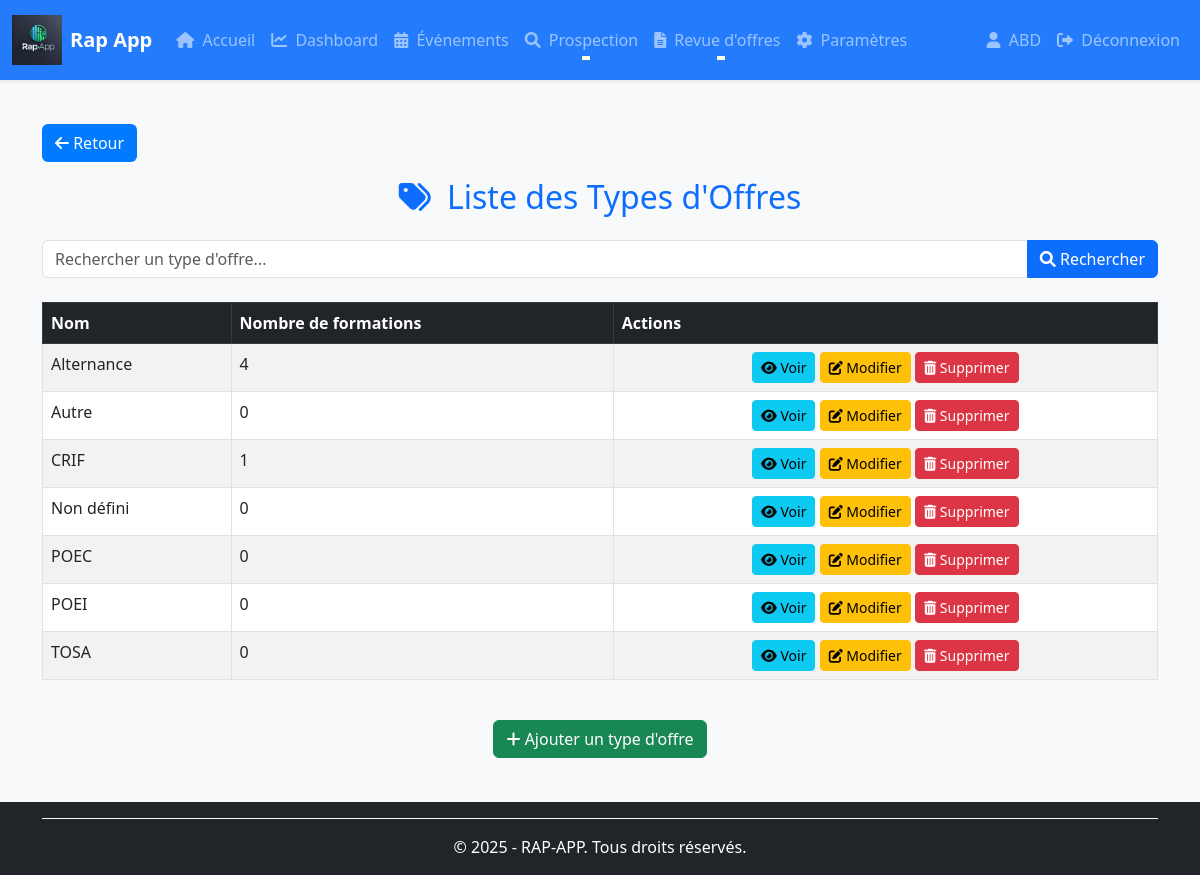
The page /types-offres/ (signed in) on the database its author committed.
### rap_app/models/types_offre.py (models this page shows, shortened)
class TypeOffre(BaseModel):
    CRIF = 'crif'
    ALTERNANCE = 'alternance'
    POEC = 'poec'
    POEI = 'poei'
    TOSA = 'tosa'
    AUTRE = 'autre'
    NON_DEFINI = 'non_defini'
    TYPE_OFFRE_CHOICES = [
        (CRIF, 'CRIF'),
        (ALTERNANCE, 'Alternance'),
        (POEC, 'POEC'),
        (POEI, 'POEI'),
        (TOSA, 'TOSA'),
        (AUTRE, 'Autre'),
        (NON_DEFINI, 'Non défini'),
    ]
    nom = models.CharField(
        max_length=100,
        choices=TYPE_OFFRE_CHOICES,
        default=NON_DEFINI,
        verbose_name="Type d'offre"
    )
    """
    Nom du type d'offre, avec une liste de choix prédéfinis.
    """
    autre = models.CharField(
        max_length=255,
        blank=True,  # Suppression de null=True pour éviter les valeurs NULL sur un CharField
        verbose_name="Autre (personnalisé)"
    )
    """
    Champ permettant de spécifier un type personnalisé si "Autre" est sélectionné.
    """
    couleur = models.CharField(
    max_length=7,
    default='#6c757d',  # Gris Bootstrap par défaut
    verbose_name="Couleur associée (hexadécimal)"
)
    """
    Champ permettant d'ajouter une couleur aux types d'offres.
    """
    def __str__(self):
        return self.autre if self.nom == self.AUTRE and self.autre else self.get_nom_display()
    class Meta:
        verbose_name = "Type d'offre"
        verbose_name_plural = "Types d'offres"
        ordering = ['nom']
        constraints = [
            models.UniqueConstraint(
                fields=['autre'],
                name='unique_autre_non_null',
                condition=models.Q(nom='autre', autre__isnull=False)
            )
        ]  # Empêche d'avoir plusieurs fois la même valeur personnalisée 'Autre'

### rap_app/views/types_offre_views.py (the view)
# urls.py: path('types-offres/', types_offre_views.TypeOffreListView.as_view(), name='type-offre-list'),
class TypeOffreListView(BaseListView):
    model = TypeOffre
    context_object_name = 'types_offre'
    template_name = "types_offres/typeoffre_list.html"
    def get_queryset(self):
        queryset = super().get_queryset().annotate(
            nb_formations=Count('formations')
        )
        q = self.request.GET.get('q')
        if q:
            queryset = queryset.filter(Q(nom__icontains=q) | Q(autre__icontains=q))
        return queryset.order_by('nom')
    def get_context_data(self, **kwargs):
        context = super().get_context_data(**kwargs)
        context['filters'] = {
            'q': self.request.GET.get('q', ''),
        }
        return context

### rap_app/templates/types_offres/typeoffre_list.html
{% extends "base.html" %}
{% block content %}
<div class="container mt-4">
    {% include "composants/bouton_retour.html" %}
    <h2 class="text-primary text-center mb-4"><i class="fas fa-tags me-2"></i> Liste des Types d'Offres</h2>
    <form method="GET" class="mb-4">
        <div class="input-group">
            <input type="text" name="q" class="form-control" value="{{ filters.q }}" placeholder="Rechercher un type d'offre...">
            <button type="submit" class="btn btn-primary"><i class="fas fa-search"></i> Rechercher</button>
        </div>
    </form>
    <div class="table-responsive">
        <table class="table table-striped table-bordered">
            <thead class="table-dark">
                <tr>
                    <th>Nom</th>
                    <th>Nombre de formations</th>
                    <th>Actions</th>
                </tr>
            </thead>
            <tbody>
                {% for type_offre in types_offre %}
                <tr>
                    <td>{{ type_offre }}</td>
                    <td>{{ type_offre.nb_formations }}</td>
                    <td class="text-center">
                        <a href="{% url 'type-offre-detail' type_offre.id %}" class="btn btn-info btn-sm">
                            <i class="fas fa-eye"></i> Voir
                        </a>
                        <a href="{% url 'type-offre-update' type_offre.id %}" class="btn btn-warning btn-sm">
                            <i class="fas fa-edit"></i> Modifier
                        </a>
                        <a href="{% url 'type-offre-delete' type_offre.id %}" class="btn btn-danger btn-sm">
                            <i class="fas fa-trash-alt"></i> Supprimer
                        </a>
                    </td>
                </tr>
                {% empty %}
                <tr>
                    <td colspan="3" class="text-center text-muted">Aucun type d'offre trouvé.</td>
                </tr>
                {% endfor %}
            </tbody>
        </table>
    </div>
    <div class="text-center mt-4">
        <a href="{% url 'type-offre-create' %}" class="btn btn-success">
            <i class="fas fa-plus"></i> Ajouter un type d'offre
        </a>
    </div>
</div>
{% endblock %}

### rap_app/templates/composants/navbar.html (shortened to what this page needs)
{% load static %}
<nav class="navbar navbar-expand-lg navbar-dark bg-primary shadow-sm sticky-top" id="mainNavbar">
  <div class="container-fluid">
    <a class="navbar-brand d-flex align-items-center" href="{% url 'home' %}">
      <img src="{% static 'images/logo.png' %}" alt="Logo Rap App" class="navbar-logo me-2">
      <span class="fw-bold">Rap App</span>
    </a>
    <div class="collapse navbar-collapse" id="navbarNav">
      <ul class="navbar-nav me-auto mb-2 mb-lg-0">
        <li class="nav-item"><a class="nav-link" href="{% url 'home' %}"><i class="fas fa-home me-1"></i> Accueil</a></li>
        <li class="nav-item"><a class="nav-link" href="{% url 'dashboard' %}"><i class="fas fa-chart-line me-1"></i> Dashboard</a></li>
        <li class="nav-item"><a class="nav-link" href="{% url 'evenement-list' %}"><i class="fas fa-calendar-alt me-1"></i> Événements</a></li>
        <li class="nav-item dropdown">
          <a class="nav-link dropdown-toggle" href="#" id="prospectionDropdown" role="button" data-bs-toggle="dropdown" aria-expanded="false">
            <i class="fas fa-search me-1"></i> Prospection
          </a>
        </li>
        <li class="nav-item dropdown">
          <a class="nav-link dropdown-toggle" href="#" id="revueOffresDropdown" role="button" data-bs-toggle="dropdown" aria-expanded="false">
            <i class="fas fa-file-alt me-1"></i> Revue d'offres
          </a>
        </li>
        <li class="nav-item"><a class="nav-link" href="{% url 'parametres' %}"><i class="fas fa-cog me-1"></i> Paramètres</a></li>
      </ul>
      <ul class="navbar-nav ms-auto mb-2 mb-lg-0">
        {% if user.is_authenticated %}
          <li class="nav-item">
            <a class="nav-link" href="{% url 'user-profile' %}"><i class="fas fa-user me-1"></i> {{ user.username }}</a>
          </li>
          <li class="nav-item">
            <a class="nav-link" href="{% url 'logout' %}"><i class="fas fa-sign-out-alt me-1"></i> Déconnexion</a>
          </li>
        {% else %}
          <li class="nav-item">
            <a class="nav-link" href="{% url 'login' %}"><i class="fas fa-sign-in-alt me-1"></i> Connexion</a>
          </li>
        {% endif %}
      </ul>
    </div>
  </div>
</nav>

### rap_app/templates/base.html (style rules this page uses)
:root { --primary-color: #007bff; --primary-hover-color: #0056b3; --navbar-height: 80px; --background-color: #f8f9fa; }
body { background-color: var(--background-color); display: flex; flex-direction: column; min-height: 100vh; }
.navbar { position: fixed; top: 0; left: 0; right: 0; z-index: 101; height: var(--navbar-height); }
.navbar-logo { height: 60px; width: auto; max-height: 100%; }

### rap_app/templates/composants/navbar.html (style rules this page uses)
.navbar-logo { height: 50px; width: auto; max-height: 100%; }
.navbar { min-height: 80px; transition: background-color 0.3s ease-in-out, box-shadow 0.3s ease-in-out; background-color: rgba(13, 110, 253, 0.9) !important; }
.navbar .nav-link { font-weight: 500; transition: color 0.2s, transform 0.2s; position: relative; }
.navbar .nav-link::after { content: ''; position: absolute; width: 0; height: 2px; background: #ffd; bottom: 0; left: 50%; transform: translateX(-50%); transition: width 0.3s ease; }

### rows shown on the page
TypeOffre: nom "Alternance", nb_formations "4"
TypeOffre: nom+autre "Autre", nb_formations "0"
TypeOffre: nom "CRIF", nb_formations "1"
TypeOffre: nom "Non défini", nb_formations "0"
TypeOffre: nom "POEC", nb_formations "0"
TypeOffre: nom "POEI", nb_formations "0"
TypeOffre: nom "TOSA", nb_formations "0"

### other values the page prints
{{ user.username }} "ABD"
